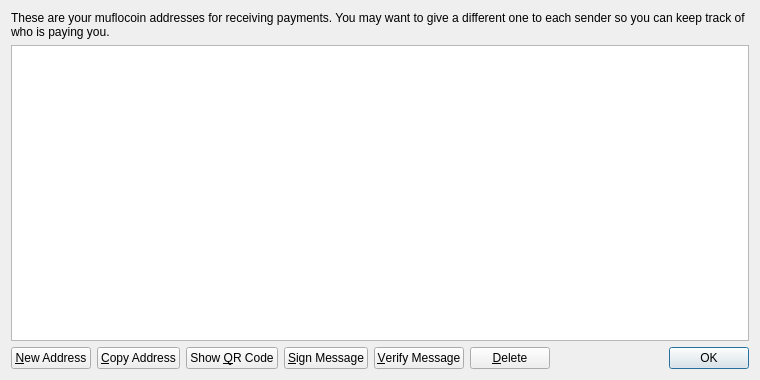
<?xml version="1.0" encoding="UTF-8"?>
<ui version="4.0">
 <class>AddressBookPage</class>
 <widget class="QWidget" name="AddressBookPage">
  <property name="geometry">
   <rect>
    <x>0</x>
    <y>0</y>
    <width>760</width>
    <height>380</height>
   </rect>
  </property>
  <property name="windowTitle">
   <string>Address Book</string>
  </property>
  <layout class="QVBoxLayout" name="verticalLayout">
   <item>
    <widget class="QLabel" name="labelExplanation">
     <property name="text">
      <string>These are your muflocoin addresses for receiving payments. You may want to give a different one to each sender so you can keep track of who is paying you.</string>
     </property>
     <property name="textFormat">
      <enum>Qt::PlainText</enum>
     </property>
     <property name="wordWrap">
      <bool>true</bool>
     </property>
    </widget>
   </item>
   <item>
    <widget class="QTableView" name="tableView">
     <property name="contextMenuPolicy">
      <enum>Qt::CustomContextMenu</enum>
     </property>
     <property name="toolTip">
      <string>Double-click to edit address or label</string>
     </property>
     <property name="tabKeyNavigation">
      <bool>false</bool>
     </property>
     <property name="alternatingRowColors">
      <bool>true</bool>
     </property>
     <property name="selectionMode">
      <enum>QAbstractItemView::SingleSelection</enum>
     </property>
     <property name="selectionBehavior">
      <enum>QAbstractItemView::SelectRows</enum>
     </property>
     <property name="sortingEnabled">
      <bool>true</bool>
     </property>
     <attribute name="verticalHeaderVisible">
      <bool>false</bool>
     </attribute>
    </widget>
   </item>
   <item>
    <layout class="QHBoxLayout" name="horizontalLayout">
     <item>
      <widget class="QPushButton" name="newAddressButton">
       <property name="toolTip">
        <string>Create a new address</string>
       </property>
       <property name="text">
        <string>&amp;New Address</string>
       </property>
       <property name="icon">
        <iconset resource="../bitcoin.qrc">
         <normaloff>:/icons/add</normaloff>:/icons/add</iconset>
       </property>
      </widget>
     </item>
     <item>
      <widget class="QPushButton" name="copyToClipboard">
       <property name="toolTip">
        <string>Copy the currently selected address to the system clipboard</string>
       </property>
       <property name="text">
        <string>&amp;Copy Address</string>
       </property>
       <property name="icon">
        <iconset resource="../bitcoin.qrc">
         <normaloff>:/icons/editcopy</normaloff>:/icons/editcopy</iconset>
       </property>
      </widget>
     </item>
     <item>
      <widget class="QPushButton" name="showQRCode">
       <property name="text">
        <string>Show &amp;QR Code</string>
       </property>
       <property name="icon">
        <iconset resource="../bitcoin.qrc">
         <normaloff>:/icons/qrcode</normaloff>:/icons/qrcode</iconset>
       </property>
      </widget>
     </item>
     <item>
      <widget class="QPushButton" name="signMessage">
       <property name="toolTip">
        <string>Sign a message to prove you own a Bitcoin address</string>
       </property>
       <property name="text">
        <string>&amp;Sign Message</string>
       </property>
       <property name="icon">
        <iconset resource="../bitcoin.qrc">
         <normaloff>:/icons/edit</normaloff>:/icons/edit</iconset>
       </property>
      </widget>
     </item>
     <item>
      <widget class="QPushButton" name="verifyMessage">
       <property name="toolTip">
        <string>Verify a message to ensure it was signed with a specified Bitcoin address</string>
       </property>
       <property name="text">
        <string>&amp;Verify Message</string>
       </property>
       <property name="icon">
        <iconset resource="../bitcoin.qrc">
         <normaloff>:/icons/transaction_0</normaloff>:/icons/transaction_0</iconset>
       </property>
      </widget>
     </item>
     <item>
      <widget class="QPushButton" name="deleteButton">
       <property name="toolTip">
        <string>Delete the currently selected address from the list. Only sending addresses can be deleted.</string>
       </property>
       <property name="text">
        <string>&amp;Delete</string>
       </property>
       <property name="icon">
        <iconset resource="../bitcoin.qrc">
         <normaloff>:/icons/remove</normaloff>:/icons/remove</iconset>
       </property>
      </widget>
     </item>
     <item>
      <spacer name="horizontalSpacer">
       <property name="orientation">
        <enum>Qt::Horizontal</enum>
       </property>
       <property name="sizeHint" stdset="0">
        <size>
         <width>40</width>
         <height>20</height>
        </size>
       </property>
      </spacer>
     </item>
     <item>
      <widget class="QDialogButtonBox" name="buttonBox">
       <property name="sizePolicy">
        <sizepolicy hsizetype="Maximum" vsizetype="Fixed">
         <horstretch>0</horstretch>
         <verstretch>0</verstretch>
        </sizepolicy>
       </property>
       <property name="standardButtons">
        <set>QDialogButtonBox::Ok</set>
       </property>
      </widget>
     </item>
    </layout>
   </item>
  </layout>
 </widget>
 <resources>
  <include location="../bitcoin.qrc"/>
 </resources>
 <connections/>
</ui>
